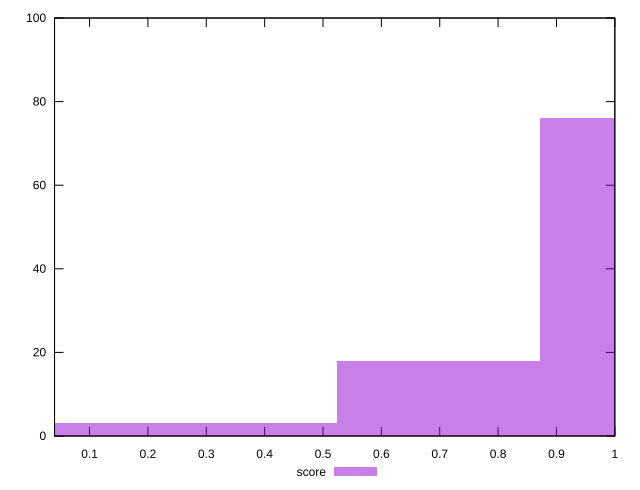

Source code (gnuplot):
reset

$score <<EOF
0.3490364872119949 3
0 3
1.0471094616359846 76
0.6980729744239897 18
EOF

set key outside below
set boxwidth 0.3490364872119949
set xrange [0.04:1]
set yrange [0:100]
set trange [0:100]
set style fill transparent solid 0.5 noborder
set terminal svg size 640, 490 enhanced background rgb 'white'
set output "report/report_00029_2021-02-24T13-36-40.390Z/total-blocking-time/samples/agenda/score/histogram.svg"

plot $score title "score" with boxes

reset
